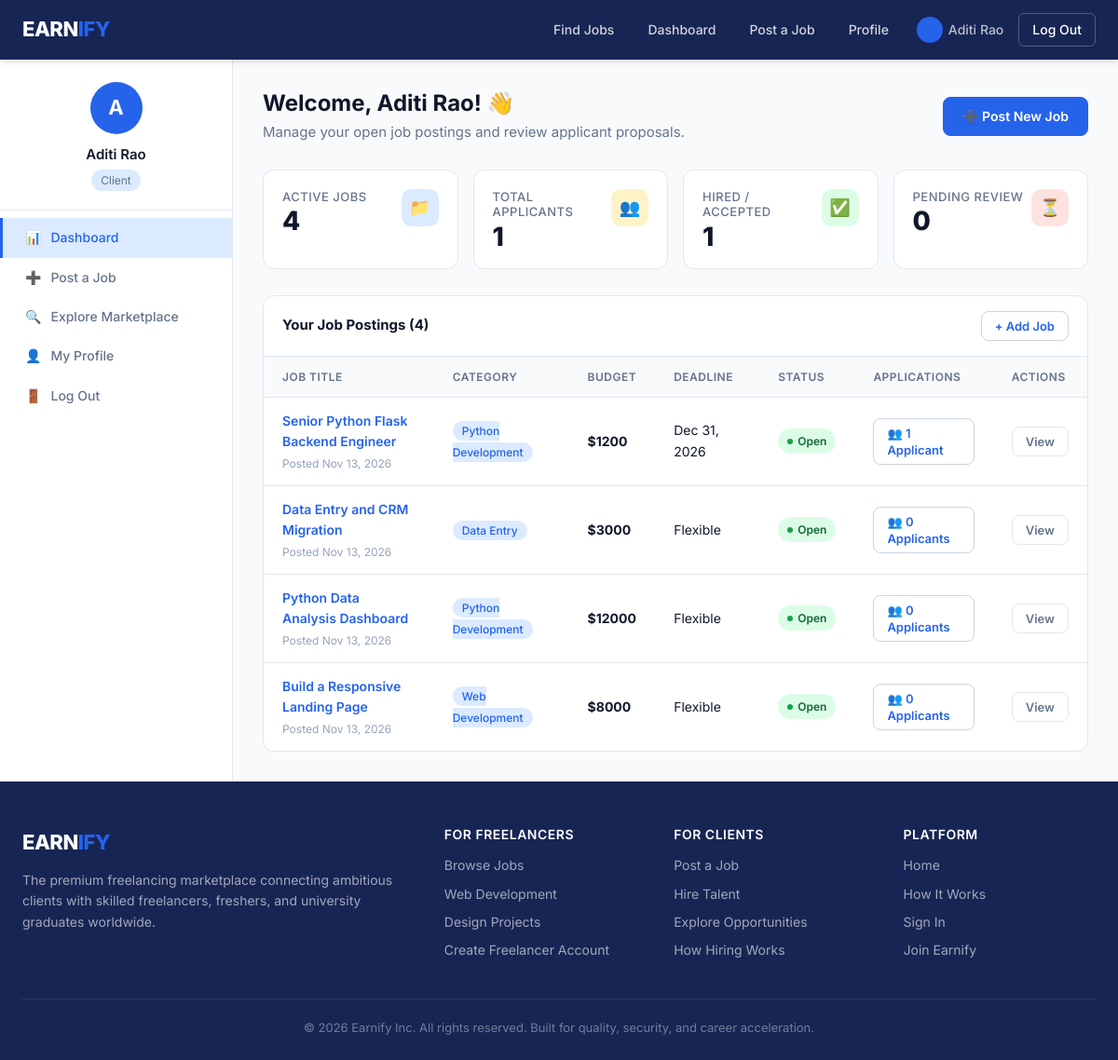
The app's page /dashboard/client (signed in) with its own data.
### models.py (models this page shows, shortened)
class Job(db.Model):
    __tablename__ = 'jobs'
    id = db.Column(db.Integer, primary_key=True)
    client_id = db.Column(db.Integer, db.ForeignKey('users.id'), nullable=False)
    title = db.Column(db.String(200), nullable=False)
    description = db.Column(db.Text, nullable=False)
    budget = db.Column(db.Float, nullable=False)
    category = db.Column(db.String(100))
    skills_required = db.Column(db.String(255))
    deadline = db.Column(db.Date, nullable=True)
    status = db.Column(db.String(20), default='open')  # 'open' or 'closed'
    created_at = db.Column(db.DateTime, default=datetime.utcnow)
    applications = db.relationship('Application', backref='job', lazy='select')

### app.py (the view)
@app.route('/dashboard/client')
@login_required
@role_required('client')
def client_dashboard():
    jobs = (
        Job.query
        .filter_by(client_id=session['user_id'])
        .order_by(Job.created_at.desc())
        .all()
    )
    total_applicants = 0
    accepted_count = 0
    pending_count = 0
    for job in jobs:
        for a in job.applications:
            total_applicants += 1
            if a.status == 'accepted':
                accepted_count += 1
            elif a.status == 'pending':
                pending_count += 1
    stats = {
        'active_jobs': len([j for j in jobs if j.status == 'open']),
        'total_applicants': total_applicants,
        'accepted': accepted_count,
        'pending': pending_count,
    }
    return render_template('dashboard_client.html', jobs=jobs, stats=stats)

### app.py (called while the page is built)
def login_required(f):
    @wraps(f)
    def wrapper(*args, **kwargs):
        if 'user_id' not in session:
            flash('Please log in to continue.', 'error')
            return redirect(url_for('login'))
        return f(*args, **kwargs)
    return wrapper

def role_required(role):
    def decorator(f):
        @wraps(f)
        def wrapper(*args, **kwargs):
            if session.get('role') != role:
                flash('You do not have access to that page.', 'error')
                return redirect(url_for('dashboard'))
            return f(*args, **kwargs)
        return wrapper
    return decorator

### templates/dashboard_client.html (shortened to what this page needs)
{% extends "base.html" %}
{% block content %}
<div class="dashboard-layout">
  <aside class="dashboard-sidebar">
    <div class="sidebar-profile">
      <div class="sidebar-avatar">{{ session.get('name', 'C')[0]|upper }}</div>
      <div class="sidebar-name">{{ session.get('name') }}</div>
      <span class="sidebar-role">Client</span>
    </div>
    <nav class="sidebar-nav">
      <a href="{{ url_for('client_dashboard') }}" class="active">
        <span>📊</span> Dashboard
      </a>
      <a href="{{ url_for('new_job') }}">
        <span>➕</span> Post a Job
      </a>
      <a href="{{ url_for('jobs') }}">
        <span>🔍</span> Explore Marketplace
      </a>
      <a href="{{ url_for('my_profile') }}">
        <span>👤</span> My Profile
      </a>
      <a href="{{ url_for('logout') }}">
        <span>🚪</span> Log Out
      </a>
    </nav>
  </aside>
  <main class="dashboard-main">
    <div class="dashboard-header">
      <div>
        <h1>Welcome, {{ session.get('name') }}! 👋</h1>
        <p class="text-secondary" style="margin: 4px 0 0;">Manage your open job postings and review applicant proposals.</p>
      </div>
      <a href="{{ url_for('new_job') }}" class="btn btn-primary">➕ Post New Job</a>
    </div>
    <div class="stat-cards">
      <div class="stat-card">
        <div class="stat-info">
          <h3>Active Jobs</h3>
          <div class="stat-value">{{ stats.active_jobs }}</div>
        </div>
        <div class="stat-icon blue">📁</div>
      </div>
      <div class="stat-card">
        <div class="stat-info">
          <h3>Total Applicants</h3>
          <div class="stat-value">{{ stats.total_applicants }}</div>
        </div>
        <div class="stat-icon yellow">👥</div>
      </div>
      <div class="stat-card">
        <div class="stat-info">
          <h3>Hired / Accepted</h3>
          <div class="stat-value">{{ stats.accepted }}</div>
        </div>
        <div class="stat-icon green">✅</div>
      </div>
      <div class="stat-card">
        <div class="stat-info">
          <h3>Pending Review</h3>
          <div class="stat-value">{{ stats.pending }}</div>
        </div>
        <div class="stat-icon red">⏳</div>
      </div>
    </div>
    <div class="data-card">
      <div class="data-card-header">
        <h3>Your Job Postings ({{ jobs|length }})</h3>
        <a href="{{ url_for('new_job') }}" class="btn btn-sm btn-outline">+ Add Job</a>
      </div>
      {% if jobs %}
        <div style="overflow-x: auto;">
          <table class="data-table">
            <thead>
              <tr>
                <th>Job Title</th>
                <th>Category</th>
                <th>Budget</th>
                <th>Deadline</th>
                <th>Status</th>
                <th>Applications</th>
                <th>Actions</th>
              </tr>
            </thead>
            <tbody>
              {% for job in jobs %}
                <tr>
                  <td>
                    <a href="{{ url_for('job_detail', job_id=job.id) }}" style="font-weight: 600;">
                      {{ job.title }}
                    </a>
                    <div style="font-size: 12px; color: var(--text-muted); margin-top: 2px;">
                      Posted {{ job.created_at.strftime('%b %d, %Y') }}
                    </div>
                  </td>
                  <td>
                    <span class="skill-tag">{{ job.category }}</span>
                  </td>
                  <td>
                    <strong style="color: var(--text);">${{ "%.0f"|format(job.budget) }}</strong>
                  </td>
                  <td>
                    {{ job.deadline.strftime('%b %d, %Y') if job.deadline else 'Flexible' }}
                  </td>
                  <td>
                    <span class="badge badge-{{ job.status }}">
                      <span class="badge-dot"></span>
                      {{ job.status|title }}
                    </span>
                  </td>
                  <td>
                    <a href="{{ url_for('view_applicants', job_id=job.id) }}" class="btn btn-sm btn-outline">
                      👥 {{ job.applications|length }} Applicant{% if job.applications|length != 1 %}s{% endif %}
                    </a>
                  </td>
                  <td>
                    <a href="{{ url_for('job_detail', job_id=job.id) }}" class="btn btn-sm btn-ghost">View</a>
                  </td>
                </tr>
              {% endfor %}
            </tbody>
          </table>
        </div>
      {% endif %}
    </div>
  </main>
</div>
{% endblock %}

### records on screen
Job: title "Senior Python Flask Backend Engineer", created_at "Nov 13, 2026", category "Python Development", budget "1200", deadline "Dec 31, 2026", status "Open", applications|length "1"
Job: title "Data Entry and CRM Migration", created_at "Nov 13, 2026", category "Data Entry", budget "3000", deadline "Flexible", status "Open", applications|length "0"
Job: title "Python Data Analysis Dashboard", created_at "Nov 13, 2026", category "Python Development", budget "12000", deadline "Flexible", status "Open", applications|length "0"
Job: title "Build a Responsive Landing Page", created_at "Nov 13, 2026", category "Web Development", budget "8000", deadline "Flexible", status "Open", applications|length "0"

### other values on screen
{{ session.get('name') }} "Aditi Rao"
{{ session.get('name', 'C')[0]|upper }} "A"
{{ stats.active_jobs }} "4"
{{ stats.total_applicants }} "1"
{{ stats.accepted }} "1"
{{ stats.pending }} "0"
{{ jobs|length }} "4"
{{ 2026 }} "2026"
